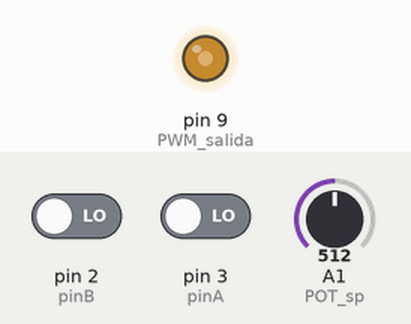
A sketch run on a simulated Arduino Uno, built with avr-gcc and run on an emulated ATmega328P. Parts: output pins drawn as LEDs (lit = HIGH). The inputs (shaded band) are chosen by the test bench; at power-on: A1 (POT_sp) = 512, pin 2 (pinB) LOW, pin 3 (pinA) LOW. What the sketch prints to the serial monitor is not drawn.

Above: at 1.2 s.
1.3 s: A1 (POT_sp) set to 716
At 2.2 s:
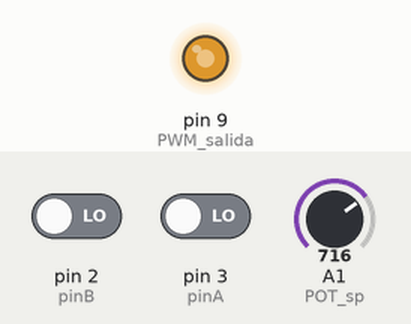
2.8 s: A1 (POT_sp) set to 1013
At 3.4 s:
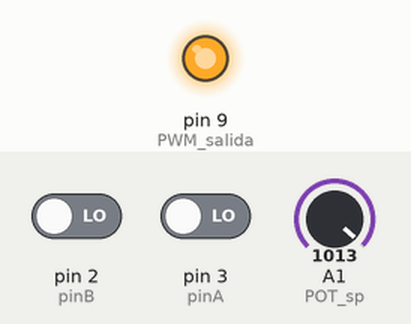
4.3 s: A1 (POT_sp) set to 1023
At 5.7 s:
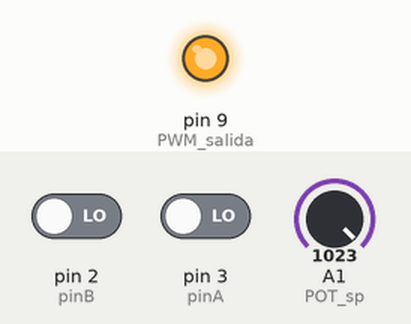
7.3 s: A1 (POT_sp) set to 122
At 8.0 s:
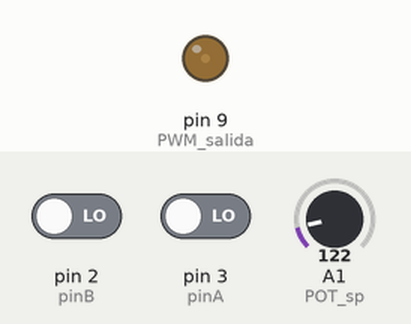
8.8 s: A1 (POT_sp) set to 0
At 9.1 s:
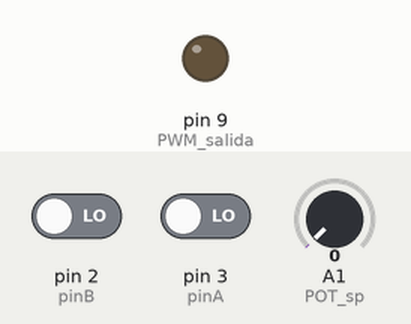
Timing chart, 0 to 11.3 s (numbered marks = the images above; inputs shaded):
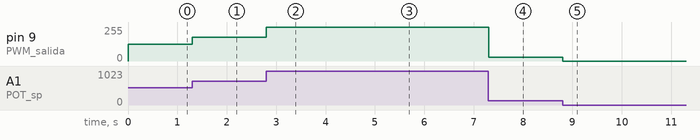

The sketch:

7CompiladoSencillo.ino
```cpp
int POT_sp = 1;
float sp;  //va a medir el tiempo del potenciometro
int PWM_salida = 9;
float pv; //Variable de proceso coentiene la salida de PWM

int pinB = 2;//////////////////////////////////////////////////
int pinA = 3;
volatile int contadorB = 0;////////////////////////

volatile int contador = 0;
unsigned long previousMillis = 0;
long interval = 10;


void setup() {
  pinMode(pinA, INPUT);
  pinMode(PWM_salida, OUTPUT);
  Serial.begin(115200);
  attachInterrupt(digitalPinToInterrupt(pinA), interrupcion,RISING);
  attachInterrupt(digitalPinToInterrupt(pinB), interrupcionB,RISING);/////////////////////
  }

void loop() {
    unsigned long currentMillis = millis();
    if ((currentMillis - previousMillis >= interval)){
        previousMillis = currentMillis;
        pv = contador*100*(60.0/27000.0); //RPM en eje de salida

        contador = 0;
        contadorB = 0;///////////////////////////
      }

     sp = analogRead(POT_sp) * (100.0/1023.0);
     analogWrite(PWM_salida, sp*(255.0/100.0));

     Serial.print(" SP: ");
     Serial.print(sp);
     Serial.print(", Revoluciones: ");
     Serial.println(pv);
  }


void interrupcion(){
  contador++;
  }

void interrupcionB(){
  contadorB++;
  }
```

Measured:
- after the input at 1.3 s, pin 9 (PWM_salida): 127/255 → 178/255 at once
- after the input at 2.8 s, pin 9 (PWM_salida): 178/255 → 252/255 at once
- after the input at 4.3 s, pin 9 (PWM_salida): 252/255 → 255/255 at once
- after the input at 7.3 s, pin 9 (PWM_salida): 255/255 → 30/255 at once
- after the input at 8.8 s, pin 9 (PWM_salida): 30/255 → 0/255 at once
